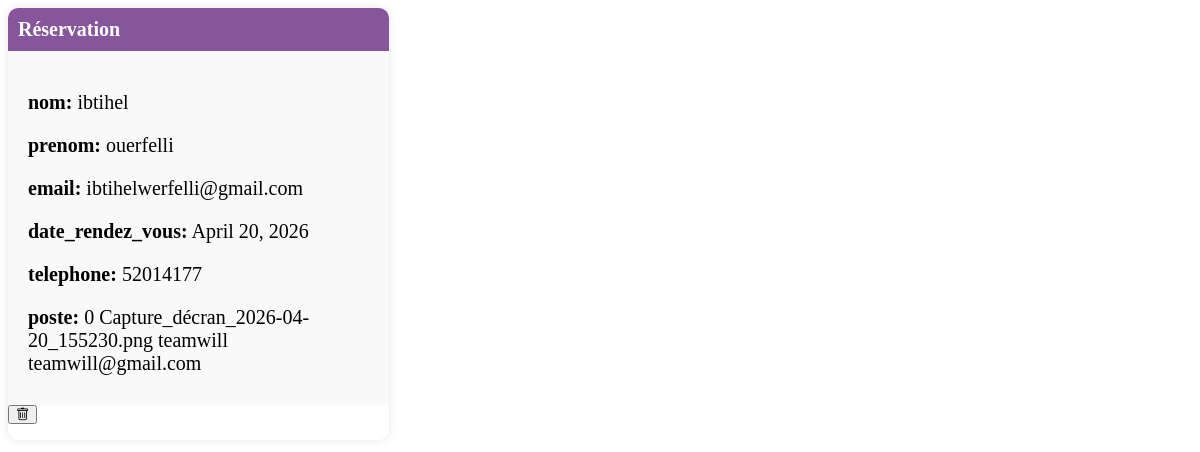
The page /voir_reservations_poste/2/ (signed in) on the database its author committed.
### alamy/models.py (models this page shows, shortened)
class Poste(models.Model):
    TYPE_CHOICES = [
        (0, 'Offre'),
        (1, 'Demande'),
    ]
    type = models.IntegerField(choices=TYPE_CHOICES)
    image = models.ImageField(null=True, blank=True)
    utilisateur = models.ForeignKey('Utilisateur', on_delete=models.CASCADE, null=True)
    likes_count = models.IntegerField(default=0)
    dislikes_count = models.IntegerField(default=0)
    comments_count = models.IntegerField(default=0)
    is_deleted = models.BooleanField(default=False)
    def __str__(self):
        return f"{self.type} {self.image} {self.utilisateur}"

class Reservation(models.Model):
    nom = models.CharField(max_length=100)
    prenom = models.CharField(max_length=100)
    email = models.EmailField()
    date_rendez_vous = models.DateField(blank=True, null=True)
    nombre_places = models.IntegerField(blank=True, null=True)
    telephone = models.CharField(max_length=20)
    date = models.DateField(blank=True, null=True)
    heure = models.TimeField(blank=True, null=True)
    nombre_Tables4 = models.IntegerField(blank=True, null=True)
    nombre_tickets = models.IntegerField(blank=True, null=True)
    poste = models.ForeignKey(Poste, on_delete=models.CASCADE, related_name='reservation')

class Utilisateur(models.Model):
    nom = models.CharField(max_length=100)
    prenom = models.CharField(max_length=100)
    telephone = models.CharField(max_length=20)
    email = models.EmailField()
    motdepasse = models.CharField(max_length=100,default='')
    def __str__(self):
        return f" {self.nom}  {self.prenom} {self.telephone} {self.email} "

### alamy/views.py (the view)
# urls.py: path('voir_reservations_poste/<int:poste_id>/', views.voir_reservations_poste, name='voir_reservations_poste'),
@login_required
def voir_reservations_poste(request, poste_id):
    poste = get_object_or_404(Poste, id=poste_id)
    reservations = Reservation.objects.filter(poste=poste)
    reservations_non_vide = []
    for reservation in reservations:
        reservation_fields = reservation._meta.get_fields()
        reservation_dict = {}
        for field in reservation_fields:
            field_name = field.name
            field_value = getattr(reservation, field_name)
            if field_value:
                reservation_dict[field_name] = field_value
        if reservation_dict:
            reservations_non_vide.append(reservation_dict)
    return render(request, 'voir_reservations_poste.html', {'poste': poste, 'reservations': reservations_non_vide})

### alamy/templates/voir_reservations_poste.html (shortened to what this page needs)
{% block body %}
<link href="https://cdnjs.cloudflare.com/ajax/libs/bootstrap-icons/1.7.2/font/bootstrap-icons.css" rel="stylesheet">
{% if reservations %}
    <ul class="reservation-list">
        {% for reservation in reservations %}
            <li class="reservation-card">
                <h2 class="reservation-title">Réservation</h2>
                <div class="reservation-details">
                    {% for field, value in reservation.items %}
                        {% if field != 'id' %}
                            <p class="reservation-field"><strong>{{ field }}:</strong> {{ value }}</p>
                        {% endif %}
                    {% endfor %}
                </div>
                <form action="{% url 'alamy:delete_reservation' reservation.id %}" method="post">
                    <button type="submit" class="btn btn-danger btn-sm">
                        <i class="bi bi-trash"></i>
                    </button>
                </form>
            </li>
        {% endfor %}
    </ul>
{% else %}
    <p class="no-reservations">Aucune réservation pour ce poste.</p>
{% endif %}
{% endblock %}

### alamy/templates/voir_reservations_poste.html (style rules this page uses)
.reservation-list { display: grid; grid-template-columns: repeat(auto-fill, minmax(300px, 1fr)); gap: 20px; padding: 0; margin: 0; list-style: none; }
.reservation-card { border-radius: 10px; overflow: hidden; box-shadow: 0 0 10px rgba(0, 0, 0, 0.1); transition: transform 0.3s ease; }
.reservation-title { background-color: #87559b; color: #fff; font-size: 1.25rem; padding: 10px; margin: 0; }
.reservation-details { padding: 20px; background-color: #f9f9f9; }
.reservation-field { margin-bottom: 10px; font-size: 20px; }

### rows shown on the page
Poste: reservation "nom" "prenom" "email" "date_rendez_vous" "telephone", field "poste", type+image+utilisateur "0 Capture_décran_2026-04-20_155230.png teamwill teamwill@gmail.com"
Reservation: reservation "ibtihel" "ouerfelli" "ibtihelwerfelli@gmail.com" "April 20, 2026" "52014177"
